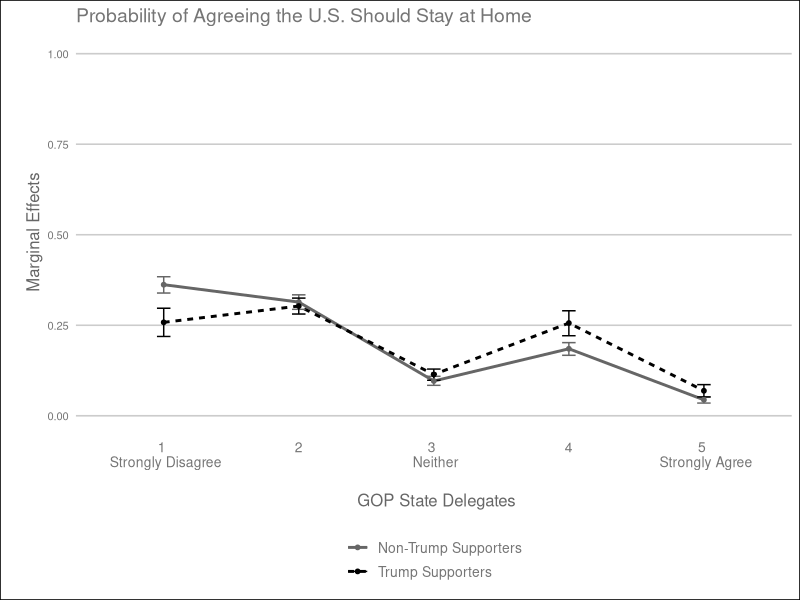
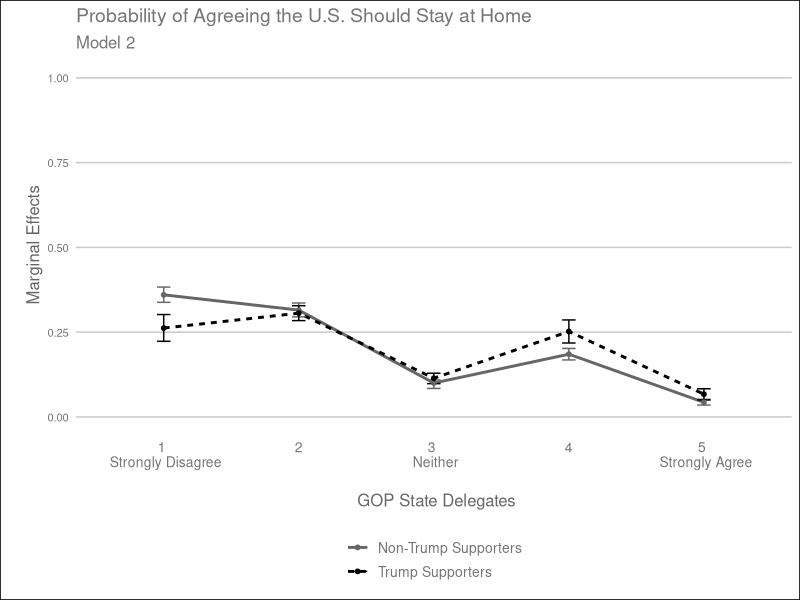
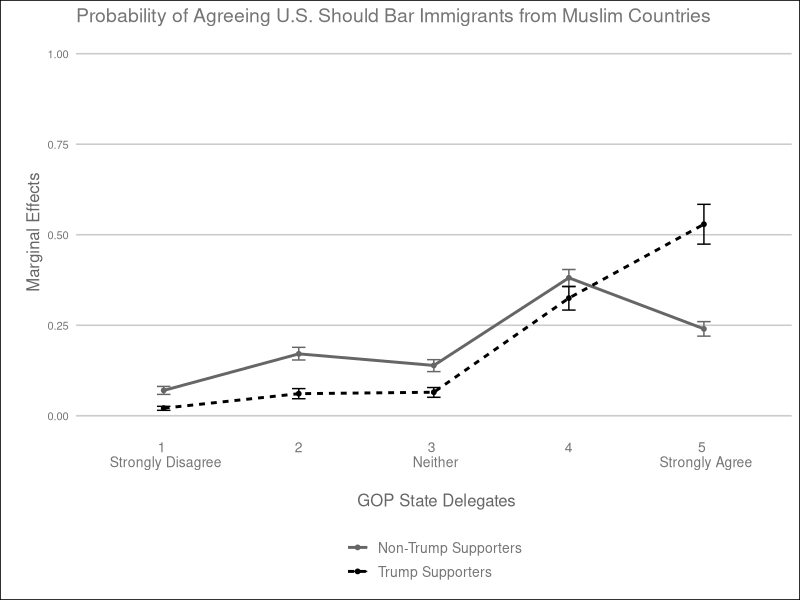
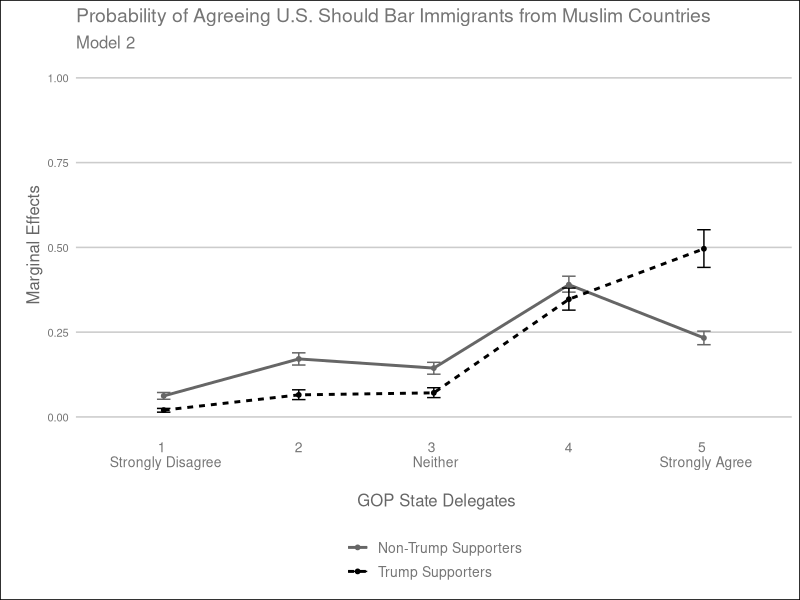
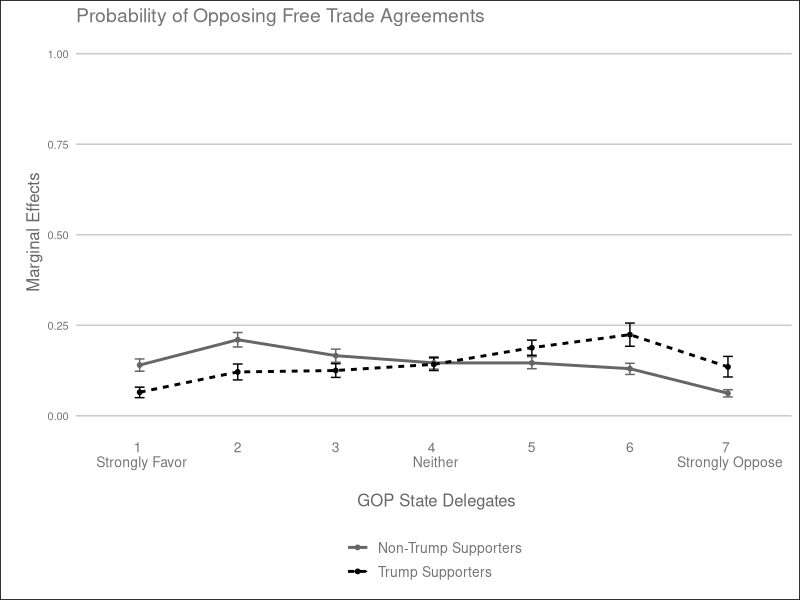
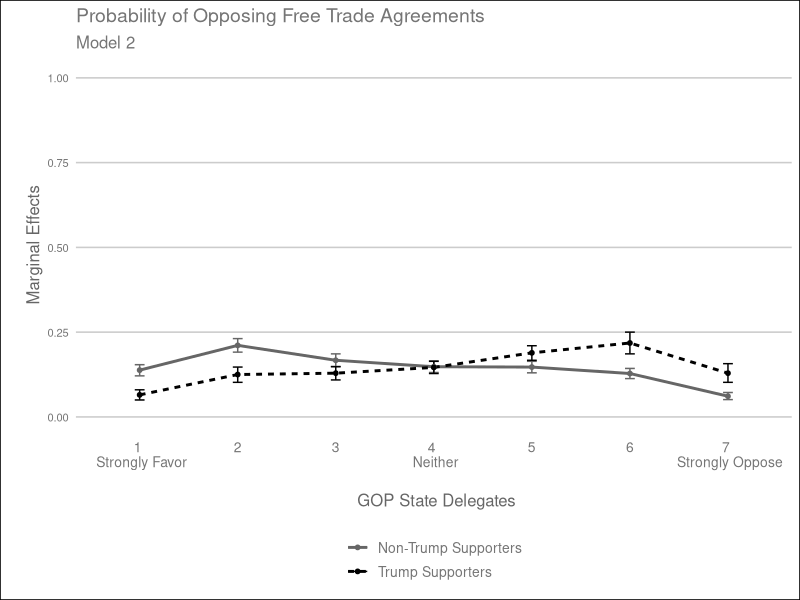
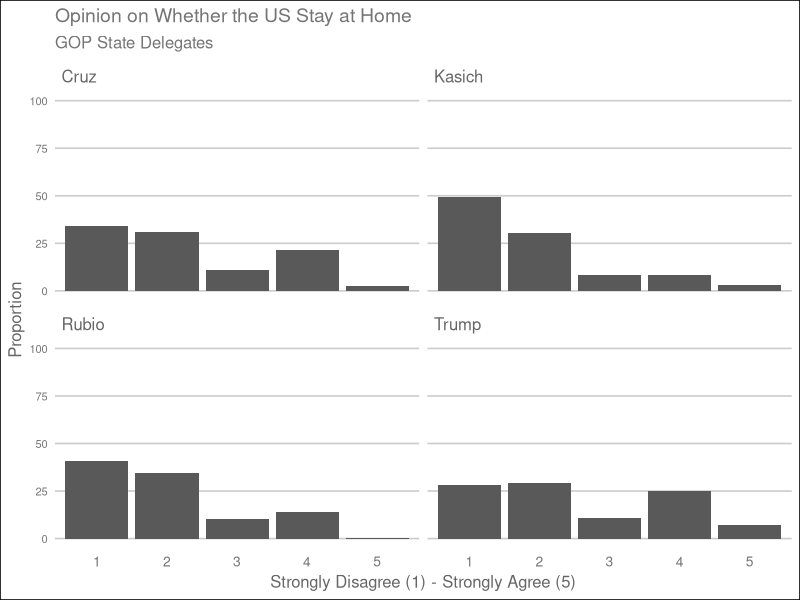
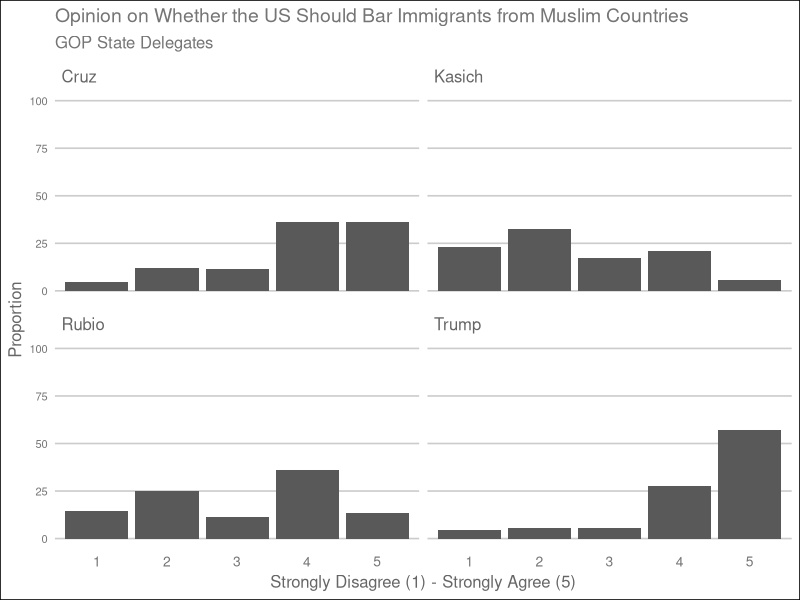

Recreate these plots in R, in order.
##################################
#Rachel Blum and Christoper Parker#
#Figures from 2016 SCDS#
#Note: all necessary information for making figures listed in file#
#Output can be produced using Stata files#
#Prepared for Perspectives on Politics, 2019#
####################################


##Order:##
#A. Marginal effects plots (paper)
#B. Bar plots (appendix)

#Load necessary libraries
library(ggplot2)
library(ggthemes)

###
#A. Marginal effects plots (paper)
###

#Groups and response values for DVs with 5-point scales#

var5 = as.factor(c(rep("Non-Trump Supporters",5), rep("Trump Supporters", 5)))

val5 = rep(1:5,2)

#Groups and response values for DVs with 7 point scales#

var7 = as.factor(c(rep("Non-Trump Supporters",7), rep("Trump Supporters", 7)))

val7 = rep(1:7,2)

###
##1. Isolationism plots##

##Paper model: marginal effects with low and high confidence bands (from Stata)#

iso1.est=c(0.362, 0.314, 0.096, 0.185, 0.044, 0.258, 0.303, 0.114, 0.256, 0.069)
iso1.lo=c(0.339, 0.294, 0.084, 0.167, 0.035, 0.219, 0.281, 0.098, 0.221, 0.052)
iso1.hi=c(0.384, 0.334, 0.109, 0.202, 0.052, 0.297, 0.325, 0.129, 0.29, 0.086)

#Appendix model: marginal effects with low and high confidence bands (from Stata)#

iso2.est=c(0.360, 0.315, 0.1, 0.185, 0.043, 0.262, 0.306, 0.114, 0.252, 0.067)
iso2.lo=c(0.338, 0.295, 0.084, 0.168, 0.035, 0.223, 0.284, 0.098, 0.218, 0.05)
iso2.hi=c(0.383, 0.336, 0.109, 0.202, 0.052, 0.302, 0.328, 0.129, 0.286, 0.083)

#Combine all into data frame (this is a 5 response DV)#

prob.iso<-data.frame(var5, val5, iso1.est, iso1.lo, iso1.hi, iso2.est, iso2.lo, iso2.hi)

#Plot Isolationism Model 1 (in paper)#

ggplot(prob.iso, aes(x=val5, y=iso1.est, color=var5)) + geom_line(aes(group=var5, linetype=var5), size=1) + geom_errorbar(aes(ymin=iso1.lo, ymax=iso1.hi, group=var5, width=0.1))+ geom_point(size=1.3, shape=19) + scale_color_manual(values=c("Non-Trump Supporters"="grey40", "Trump Supporters"="black"))  + ylim(0,1) + theme_gdocs() + guides(fill=FALSE) + theme(legend.title=element_blank(), legend.text=element_text(size=10), legend.position="bottom", plot.title = element_text(size=14, hjust=0), axis.text.x = element_text(size=10), axis.text.y=element_text(size=8), axis.line = element_blank(), panel.background = element_blank(), panel.grid.major.x=element_blank()) + labs(title="Probability of Agreeing the U.S. Should Stay at Home",  x = "\n GOP State Delegates", y="\n Marginal Effects")  + scale_x_discrete(limits=1:7, labels = c("1 \n Strongly Disagree", "2", "3 \n Neither", "4", "5 \n Strongly Agree"))

#Plot Isolationism Model 2 (in appendix)#

ggplot(prob.iso, aes(x=val5, y=iso2.est, color=var5)) + geom_line(aes(group=var5, linetype=var5), size=1) + geom_errorbar(aes(ymin=iso2.lo, ymax=iso2.hi, group=var5, width=0.1))+ geom_point(size=1.3, shape=19) + scale_color_manual(values=c("Non-Trump Supporters"="grey40", "Trump Supporters"="black"))  + ylim(0,1) + theme_gdocs() + guides(fill=FALSE) + theme(legend.title=element_blank(), legend.text=element_text(size=10), legend.position="bottom", plot.title = element_text(size=14, hjust=0), axis.text.x = element_text(size=10), axis.text.y=element_text(size=8), axis.line = element_blank(), panel.background = element_blank(), panel.grid.major.x=element_blank()) + labs(title="Probability of Agreeing the U.S. Should Stay at Home",  x = "\n GOP State Delegates", y="\n Marginal Effects", subtitle="Model 2")  + scale_x_discrete(limits=1:7, labels = c("1 \n Strongly Disagree", "2", "3 \n Neither", "4", "5 \n Strongly Agree"))

###
##2. Immigration plots##

#Paper model: marginal effects with low and high confidence bands (from Stata)#

imm1.est=c(0.07, 0.171, 0.139, 0.381, 0.24,
 0.021, 0.061, 0.065, 0.325, 0.529)
imm1.lo=c(0.059, 0.154, 0.122, 0.357, 0.22, 0.015, 0.047, 0.051, 0.292, 0.474)
imm1.hi=c(0.081, 0.189, 0.155, 0.404, 0.26, 0.026, 0.075, 0.078, 0.357, 0.584)

#Appendix model: marginal effects with low and high confidence bands (from Stata)#

imm2.est=c(0.062, 0.171, 0.144, 0.39, 0.233, 0.02, 0.065, 0.071, 0.347, 0.496)
imm2.lo=c(0.052, 0.153, 0.126, 0.368, 0.213, 0.014, 0.051, 0.057, 0.315, 0.441)
imm2.hi=c(0.072, 0.189, 0.161, 0.415, 0.253, 0.025, 0.08, 0.086, 0.38, 0.552)

#Combine all into data frame (this is a 5 response DV)#

prob.imm<-data.frame(var5, val5, imm1.est, imm1.lo, imm1.hi, imm2.est, imm2.lo, imm2.hi)

#Plot immigration model 1 (in paper)#

ggplot(prob.imm, aes(x=val5, y=imm1.est, color=var5)) + geom_line(aes(group=var5, linetype=var5), size=1) + geom_errorbar(aes(ymin=imm1.lo, ymax=imm1.hi, group=var5, width=0.1))+ geom_point(size=1.3, shape=19) + scale_color_manual(values=c("Non-Trump Supporters"="grey40", "Trump Supporters"="black"))  + ylim(0,1) + theme_gdocs() + guides(fill=FALSE) + theme(legend.title=element_blank(), legend.text=element_text(size=10), legend.position="bottom", plot.title = element_text(size=14, hjust=0), axis.text.x = element_text(size=10), axis.text.y=element_text(size=8), axis.line = element_blank(), panel.background = element_blank(), panel.grid.major.x=element_blank()) + labs(title="Probability of Agreeing U.S. Should Bar Immigrants from Muslim Countries",  x = "\n GOP State Delegates", y="\n Marginal Effects")  + scale_x_discrete(limits=1:5, labels = c("1 \n Strongly Disagree", "2", "3 \n Neither", "4", "5 \n Strongly Agree"))

#Plot immigration model 2 (in appendix)#

ggplot(prob.imm, aes(x=val5, y=imm2.est, color=var5)) + geom_line(aes(group=var5, linetype=var5), size=1) + geom_errorbar(aes(ymin=imm2.lo, ymax=imm2.hi, group=var5, width=0.1))+ geom_point(size=1.3, shape=19) + scale_color_manual(values=c("Non-Trump Supporters"="grey40", "Trump Supporters"="black"))  + ylim(0,1) + theme_gdocs() + guides(fill=FALSE) + theme(legend.title=element_blank(), legend.text=element_text(size=10), legend.position="bottom", plot.title = element_text(size=14, hjust=0), axis.text.x = element_text(size=10), axis.text.y=element_text(size=8), axis.line = element_blank(), panel.background = element_blank(), panel.grid.major.x=element_blank()) + labs(title="Probability of Agreeing U.S. Should Bar Immigrants from Muslim Countries",  x = "\n GOP State Delegates", y="\n Marginal Effects", subtitle="Model 2")  + scale_x_discrete(limits=1:5, labels = c("1 \n Strongly Disagree", "2", "3 \n Neither", "4", "5 \n Strongly Agree"))

####
##3. Trade plots##

#Model 1 marginal effects with low and high confidence bands (from Stata)#

trade1.est=c(0.14, 0.21, 0.166, 0.146, 0.146, 0.13, 0.062, 
0.065, 0.121, 0.125, 0.142, 0.188, 0.224, 0.135)
trade1.lo=c(0.123, 0.19, 0.148, 0.129, 0.13, 0.114, 0.052, 0.05, 0.099, 0.106, 0.125, 0.167, 0.192, 0.107)
trade1.hi=c(0.157, 0.23, 0.184, 0.163, 0.163, 0.145, 0.072, 0.079, 0.143, 0.144, 0.16, 0.209, 0.256, 0.164)

#Model 2 marginal effects with low and high confidence bands (from Stata)#

trade2.est=c(0.138, 0.211, 0.167, 0.148, 0.147, 0.128, 0.061, 0.065, 0.125, 0.129, 0.146, 0.189, 0.218, 0.129)
trade2.lo=c(0.121, 0.191, 0.149, 0.131, 0.13, 0.113, 0.051, 0.05, 0.102, 0.109, 0.128, 0.167, 0.186, 0.102)
trade2.hi=c(0.154, 0.231, 0.186, 0.165, 0.164, 0.143, 0.072, 0.08, 0.147, 0.148, 0.164, 0.21, 0.25, 0.157)

#Combine all into data frame (this is a 7 response DV)#

prob.trade<-data.frame(var7, val7, trade1.est, trade1.lo, trade1.hi, trade2.est, trade2.lo, trade2.hi)

#Plot trade model 1 (in paper)#

ggplot(prob.trade, aes(x=val7, y=trade1.est, color=var7)) + geom_line(aes(group=var7, linetype=var7), size=1) + geom_errorbar(aes(ymin=trade1.lo, ymax=trade1.hi, group=var7, width=0.1))+ geom_point(size=1.3, shape=19) + scale_color_manual(values=c("Non-Trump Supporters"="grey40", "Trump Supporters"="black"))  + ylim(0,1) + theme_gdocs() + guides(fill=FALSE) + theme(legend.title=element_blank(), legend.text=element_text(size=10), legend.position="bottom", plot.title = element_text(size=14, hjust=0), axis.text.x = element_text(size=10), axis.text.y=element_text(size=8), axis.line = element_blank(), panel.background = element_blank(), panel.grid.major.x=element_blank()) + labs(title="Probability of Opposing Free Trade Agreements",  x = "\n GOP State Delegates", y="\n Marginal Effects")  + scale_x_discrete(limits=1:7, labels = c("1 \n Strongly Favor", "2", "3", "4 \n Neither", "5", "6", "7 \n Strongly Oppose"))

#Plot trade model 2 (in appendix)#

ggplot(prob.trade, aes(x=val7, y=trade2.est, color=var7)) + geom_line(aes(group=var7, linetype=var7), size=1) + geom_errorbar(aes(ymin=trade2.lo, ymax=trade2.hi, group=var7, width=0.1))+ geom_point(size=1.3, shape=19) + scale_color_manual(values=c("Non-Trump Supporters"="grey40", "Trump Supporters"="black"))  + ylim(0,1) + theme_gdocs() + guides(fill=FALSE) + theme(legend.title=element_blank(), legend.text=element_text(size=10), legend.position="bottom", plot.title = element_text(size=14, hjust=0), axis.text.x = element_text(size=10), axis.text.y=element_text(size=8), axis.line = element_blank(), panel.background = element_blank(), panel.grid.major.x=element_blank()) + labs(title="Probability of Opposing Free Trade Agreements",  x = "\n GOP State Delegates", y="\n Marginal Effects", subtitle="Model 2")  + scale_x_discrete(limits=1:7, labels = c("1 \n Strongly Favor", "2", "3", "4 \n Neither", "5", "6", "7 \n Strongly Oppose"))

###
#B. Bar plots (appendix)
###

#Groups and response values for DVs with 5-point scales#

nominees5=c(rep("Cruz", 5), rep("Kasich", 5), rep("Rubio", 5), rep("Trump", 5)) 
response5.n=as.factor(rep(1:5,4))

#Groups and response values for DVs with 7-point scales#

nominees7=c(rep("Cruz", 7), rep("Kasich", 7), rep("Rubio", 7), rep("Trump", 7)) 
response7.n=as.factor(rep(1:7,4))


##1. Isolationism Bar Plots##

#Proportions (from Stata cross tabs)#

isopr=as.numeric(c(33.9, 30.9, 11.2, 21.4, 2.7, 49.6, 30.2, 8.5, 8.5, 3.3, 41, 34.6, 10.1, 13.8, 0.5, 28, 29, 10.7, 25.2, 7.1))

#Combine into data frame for 5-response DV#

isoprdta=data.frame(nominees5, isopr, response5.n)

#Bar Plot of isolationism attitudes by primary candidate support#

ggplot(data=isoprdta, aes(x=response5.n,y=isopr))+ geom_bar(stat="identity") + scale_y_continuous(limits=c(0,100)) +   facet_wrap(~nominees5, ncol=2) + theme_gdocs() + guides(fill=FALSE) + theme(plot.title = element_text(size=14, hjust=0), axis.text.y=element_text(size=8), axis.text.x=element_text(size=10), axis.line = element_blank(),panel.background = element_blank(), panel.grid.major.x=element_blank()) + labs(title="Opinion on Whether the US Stay at Home", subtitle="GOP State Delegates",  x = "Strongly Disagree (1) - Strongly Agree (5)", y="Proportion") + scale_x_discrete(breaks=1:5, labels=1:5)

###
##2. Immigration Bar Plots##

#Proportions (from Stata cross tabs)#

immpr=c(4.4, 11.8, 11.3, 36.1, 36.4, 23.2, 32.7, 17.3, 21,5.9, 14.4, 25, 11.2, 36.2, 13.3, 4.3, 5.3, 5.5, 27.7, 57.2)

#Combine into data frame for 5-response DV#

immprdta=data.frame(nominees5, immpr, response5.n)

#Bar plot of immigration attitudes by primary candidate support#

ggplot(data=immprdta, aes(x=response5.n,y=immpr))+ geom_bar(stat="identity") + scale_y_continuous(limits=c(0,100)) +   facet_wrap(~nominees5, ncol=2) + theme_gdocs() + guides(fill=FALSE) + theme(plot.title = element_text(size=14, hjust=0), axis.text.y=element_text(size=8), axis.text.x=element_text(size=10), axis.line = element_blank(),panel.background = element_blank(), panel.grid.major.x=element_blank()) + labs(title="Opinion on Whether the US Should Bar Immigrants from Muslim Countries", subtitle="GOP State Delegates",  x = "Strongly Disagree (1) - Strongly Agree (5)", y="Proportion") + scale_x_discrete(breaks=1:5, labels=1:5)

###
##3. Trade bar plots##

#Proportions (from Stata cross tabs)#

tradepr=c(12.4, 20.4, 13.9, 14.9, 16.5, 15.1, 6.9, 16.2, 23.7, 26.8, 14.5, 11, 6.1, 1.8, 18.7, 22.6, 21.9, 12.3, 14.8, 6.5, 3.2, 6.7, 14.1, 10.3, 9.7, 16.6, 22.5, 17.2)

#Combine into dataframe for 7-response DV#

tradeprdta=data.frame(tradepr, nominees7, response7.n)

#Bar plot of trade attitudes by primary candidate support#

ggplot(data=tradeprdta, aes(x=response7.n,y=tradepr))+ geom_bar(stat="identity") + scale_y_continuous(limits=c(0,100)) +   facet_wrap(~nominees7, ncol=2) + theme_gdocs() + guides(fill=FALSE) + theme(plot.title = element_text(size=14, hjust=0), axis.text.y=element_text(size=10), axis.text.x=element_text(size=12), axis.line = element_blank(),panel.background = element_blank(), panel.grid.major.x=element_blank()) + labs(title="Opinion on Free Trade Agreements", subtitle="GOP State Delegates",  y = "Proportion", x="Strongly Favor (1) - Strongly Oppose (7)") + scale_x_discrete(breaks=1:7, labels=1:7)
###




 